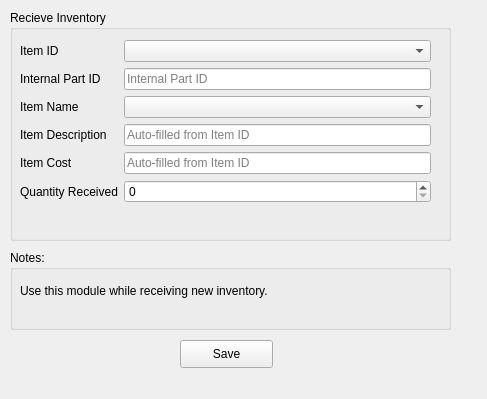
<?xml version="1.0" encoding="UTF-8"?>
<ui version="4.0">
 <class>recieveInventoryWidget</class>
 <widget class="QWidget" name="recieveInventoryWidget">
  <property name="geometry">
   <rect>
    <x>0</x>
    <y>0</y>
    <width>487</width>
    <height>399</height>
   </rect>
  </property>
  <property name="windowTitle">
   <string>Recieve Inventory</string>
  </property>
  <widget class="QPushButton" name="recieveInventorySaveButton">
   <property name="geometry">
    <rect>
     <x>180</x>
     <y>340</y>
     <width>93</width>
     <height>28</height>
    </rect>
   </property>
   <property name="text">
    <string>Save</string>
   </property>
  </widget>
  <widget class="QGroupBox" name="groupBox">
   <property name="geometry">
    <rect>
     <x>10</x>
     <y>10</y>
     <width>441</width>
     <height>231</height>
    </rect>
   </property>
   <property name="title">
    <string>Recieve Inventory</string>
   </property>
   <widget class="QWidget" name="formLayoutWidget">
    <property name="geometry">
     <rect>
      <x>10</x>
      <y>30</y>
      <width>411</width>
      <height>182</height>
     </rect>
    </property>
    <layout class="QFormLayout" name="formLayout">
     <item row="0" column="1">
      <widget class="QComboBox" name="recieveInvItemID"/>
     </item>
     <item row="2" column="0">
      <widget class="QLabel" name="label_3">
       <property name="text">
        <string>Item Name</string>
       </property>
      </widget>
     </item>
     <item row="3" column="0">
      <widget class="QLabel" name="label_5">
       <property name="text">
        <string>Item Description</string>
       </property>
      </widget>
     </item>
     <item row="3" column="1">
      <widget class="QLineEdit" name="recieveInvDescription">
       <property name="placeholderText">
        <string>Auto-filled from Item ID</string>
       </property>
      </widget>
     </item>
     <item row="4" column="0">
      <widget class="QLabel" name="label_6">
       <property name="text">
        <string>Item Cost</string>
       </property>
      </widget>
     </item>
     <item row="4" column="1">
      <widget class="QLineEdit" name="recieveInvCost">
       <property name="placeholderText">
        <string>Auto-filled from Item ID</string>
       </property>
      </widget>
     </item>
     <item row="5" column="0">
      <widget class="QLabel" name="label_4">
       <property name="text">
        <string>Quantity Received</string>
       </property>
      </widget>
     </item>
     <item row="5" column="1">
      <widget class="QSpinBox" name="recieveInvQty"/>
     </item>
     <item row="2" column="1">
      <widget class="QComboBox" name="recieveInvItemName"/>
     </item>
     <item row="1" column="0">
      <widget class="QLabel" name="label_11">
       <property name="text">
        <string>Internal Part ID</string>
       </property>
      </widget>
     </item>
     <item row="1" column="1">
      <widget class="QLineEdit" name="recieveInvInternalPartID">
       <property name="placeholderText">
        <string>Internal Part ID</string>
       </property>
      </widget>
     </item>
     <item row="0" column="0">
      <widget class="QLabel" name="label_2">
       <property name="text">
        <string>Item ID</string>
       </property>
      </widget>
     </item>
    </layout>
   </widget>
  </widget>
  <widget class="QGroupBox" name="recieveInventoryNoteBox">
   <property name="geometry">
    <rect>
     <x>10</x>
     <y>250</y>
     <width>441</width>
     <height>80</height>
    </rect>
   </property>
   <property name="title">
    <string>Notes:</string>
   </property>
   <widget class="QLabel" name="label_7">
    <property name="geometry">
     <rect>
      <x>10</x>
      <y>30</y>
      <width>381</width>
      <height>21</height>
     </rect>
    </property>
    <property name="text">
     <string>Use this module while receiving new inventory.</string>
    </property>
    <property name="wordWrap">
     <bool>true</bool>
    </property>
   </widget>
  </widget>
 </widget>
 <resources/>
 <connections/>
</ui>
